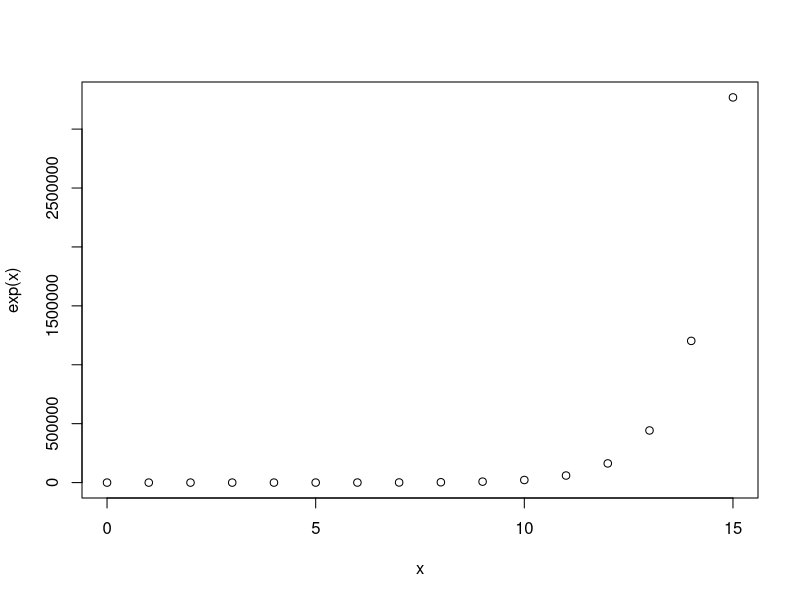
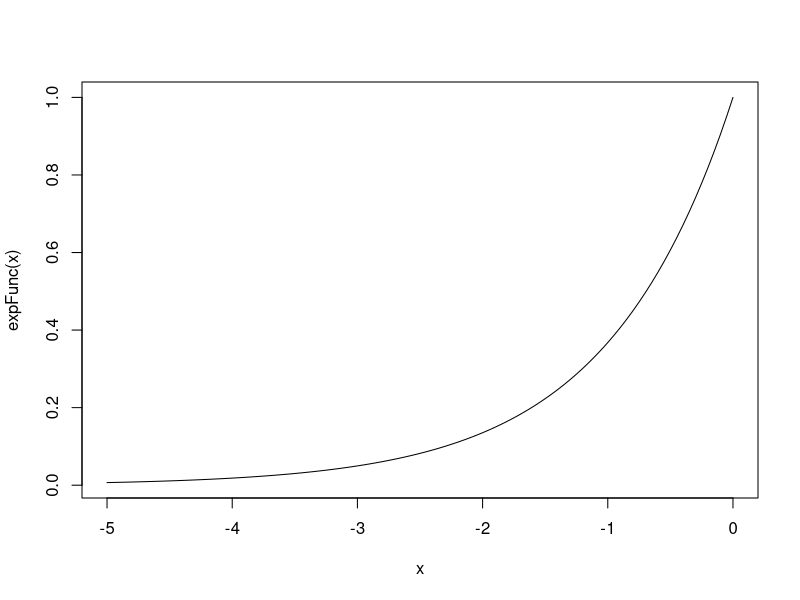

Here is the R script that generated these plots, in order:
library()
x = seq(0,15)
plot(x, exp(x))

expFunc = function(x) exp(x)

curve(expFunc, from=-5, to=0)

newSolution = 0
oldSolution = 4
time = 20

random = runif(n=1)

acceptanceProb = exp((newSolution-oldSolution)/time)
accept = random < acceptanceProb

